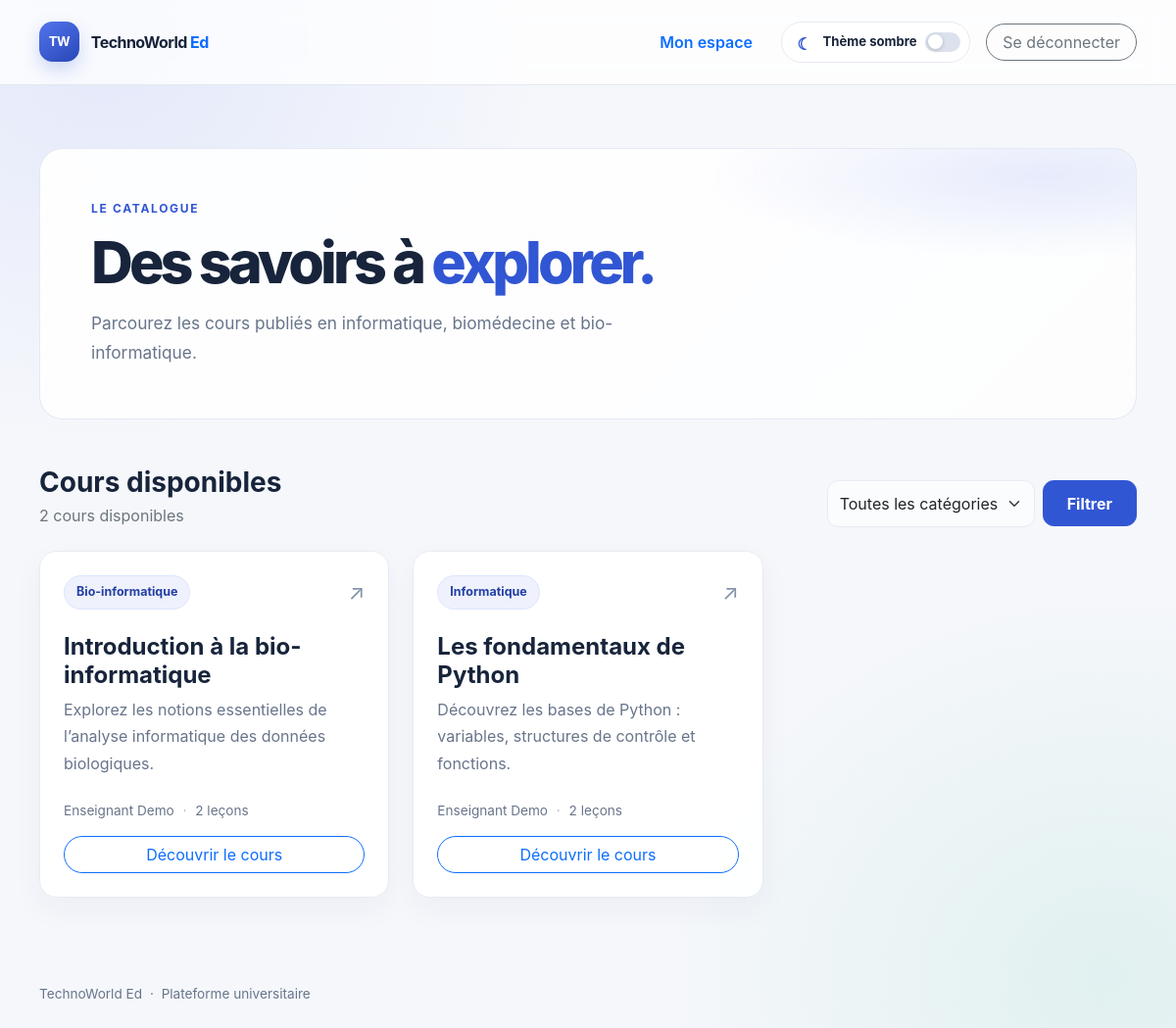
The page /pages/cours.php (signed in) on the database its author committed.
### tables this page shows
CREATE TABLE IF NOT EXISTS cours (
    id INT UNSIGNED NOT NULL AUTO_INCREMENT,
    titre VARCHAR(200) NOT NULL,
    description TEXT NOT NULL,
    statut ENUM('brouillon', 'en_attente', 'publie', 'refuse')
        NOT NULL DEFAULT 'en_attente',
    prix DECIMAL(10,2) UNSIGNED NOT NULL DEFAULT 0.00,
    acces ENUM('gratuit', 'premium') NOT NULL DEFAULT 'gratuit',
    auteur_id INT UNSIGNED NOT NULL,
    categorie_id INT UNSIGNED NOT NULL,
    created_at TIMESTAMP NOT NULL DEFAULT CURRENT_TIMESTAMP,
    updated_at TIMESTAMP NOT NULL DEFAULT CURRENT_TIMESTAMP ON UPDATE CURRENT_TIMESTAMP,
    PRIMARY KEY (id),
    KEY idx_cours_statut_categorie (statut, categorie_id),
    KEY idx_cours_auteur (auteur_id),
    CONSTRAINT fk_cours_auteur
        FOREIGN KEY (auteur_id) REFERENCES utilisateur (id)
        ON UPDATE CASCADE ON DELETE CASCADE,
    CONSTRAINT fk_cours_categorie
        FOREIGN KEY (categorie_id) REFERENCES categorie (id)
        ON UPDATE CASCADE ON DELETE RESTRICT,
    CONSTRAINT chk_cours_prix_non_negatif CHECK (prix >= 0)
);

CREATE TABLE IF NOT EXISTS categorie (
    id INT UNSIGNED NOT NULL AUTO_INCREMENT,
    nom VARCHAR(100) NOT NULL,
    created_at TIMESTAMP NOT NULL DEFAULT CURRENT_TIMESTAMP,
    updated_at TIMESTAMP NOT NULL DEFAULT CURRENT_TIMESTAMP ON UPDATE CURRENT_TIMESTAMP,
    PRIMARY KEY (id),
    UNIQUE KEY uq_categorie_nom (nom)
);

CREATE TABLE IF NOT EXISTS utilisateur (
    id INT UNSIGNED NOT NULL AUTO_INCREMENT,
    nom VARCHAR(100) NOT NULL,
    email VARCHAR(254) NOT NULL,
    mot_de_passe VARCHAR(255) NOT NULL,
    role ENUM('apprenant', 'enseignant', 'admin') NOT NULL DEFAULT 'apprenant',
    created_at TIMESTAMP NOT NULL DEFAULT CURRENT_TIMESTAMP,
    updated_at TIMESTAMP NOT NULL DEFAULT CURRENT_TIMESTAMP ON UPDATE CURRENT_TIMESTAMP,
    PRIMARY KEY (id),
    UNIQUE KEY uq_utilisateur_email (email),
    KEY idx_utilisateur_role (role)
);

### includes/bootstrap.php (called while the page is built, shortened)
<?php
function h(string $value): string
{
    return htmlspecialchars($value, ENT_QUOTES | ENT_SUBSTITUTE, 'UTF-8');
}
function app_url(string $path): string
{
    $scriptDirectory = str_replace('\\', '/', dirname($_SERVER['SCRIPT_NAME'] ?? '/'));
    $pagesPosition = strpos($scriptDirectory, '/pages/');
    if ($pagesPosition !== false) {
        $scriptDirectory = substr($scriptDirectory, 0, $pagesPosition);
    } elseif (substr($scriptDirectory, -6) === '/pages') {
        $scriptDirectory = substr($scriptDirectory, 0, -6);
    }
    $basePath = rtrim($scriptDirectory, '/');
    return $basePath . '/' . ltrim($path, '/');
}

### pages/cours.php (the view, shortened to what this page needs)
<?php
require __DIR__ . '/../includes/bootstrap.php';
$selectedCategoryId = null;
if ($selectedCategoryId === null) {
    $courseStatement = $pdo->prepare(
        'SELECT c.id, c.titre, c.description, cat.nom AS categorie,
                u.nom AS auteur, COUNT(l.id) AS nombre_lecons
         FROM cours AS c
         INNER JOIN categorie AS cat ON cat.id = c.categorie_id
         INNER JOIN utilisateur AS u ON u.id = c.auteur_id
         LEFT JOIN lecon AS l ON l.cours_id = c.id
         WHERE c.statut = :statut
         GROUP BY c.id, c.titre, c.description, cat.nom, u.nom
         ORDER BY c.created_at DESC, c.id DESC'
    );
    $courseStatement->execute(['statut' => 'publie']);
}
$courses = $courseStatement->fetchAll();
?>
<!doctype html>
<html lang="fr">
<head>
    <link href="https://cdn.jsdelivr.net/npm/bootstrap@5.3.3/dist/css/bootstrap.min.css" rel="stylesheet">
    <link href="<?= h(app_url('assets/css/app.css')) ?>" rel="stylesheet">
</head>
<body>
<header class="tw-topbar">
    <div class="tw-shell d-flex align-items-center justify-content-between gap-3">
        <a class="tw-brand" href="<?= h(app_url('index.php')) ?>">
            <span class="tw-brand-mark" aria-hidden="true">TW</span>
            <span>TechnoWorld <span class="text-primary">Ed</span></span>
        </a>
        <div class="d-flex align-items-center gap-3">
            <a class="btn btn-link text-decoration-none fw-semibold d-none d-sm-inline"
               href="<?= h(app_url('index.php')) ?>">Mon espace</a>
            <button class="tw-theme-toggle" type="button" data-theme-toggle
                    data-state="light" aria-pressed="false">
                <span class="tw-toggle-icon" aria-hidden="true">☾</span>
                <span class="tw-toggle-label">Thème sombre</span>
                <span class="tw-toggle-track" aria-hidden="true"><span class="tw-toggle-thumb"></span></span>
            </button>
            <form method="post" action="<?= h(app_url('pages/logout.php')) ?>">
                <button class="btn btn-outline-secondary rounded-pill px-3" type="submit">
                    Se déconnecter
                </button>
            </form>
        </div>
    </div>
</header>
<main class="tw-shell tw-main">
    <section class="tw-catalog-hero mb-4 mb-lg-5">
        <p class="tw-kicker mb-3">Le catalogue</p>
        <h1 class="tw-title">Des savoirs à <span class="tw-title-accent">explorer.</span></h1>
        <p class="tw-lead mt-3 mb-0">
            Parcourez les cours publiés en informatique, biomédecine et bio-informatique.
        </p>
    </section>
    <section aria-labelledby="catalogue-title">
        <div class="d-flex flex-column flex-md-row align-items-md-end justify-content-between gap-3 mb-4">
            <div>
                <h2 class="h3 fw-bold mb-1" id="catalogue-title">Cours disponibles</h2>
                <p class="text-secondary mb-0">
                    <?= count($courses) ?> cours<?= count($courses) === 1 ? '' : ' disponibles' ?>
                </p>
            </div>
            <form method="get" action="<?= h(app_url('pages/cours.php')) ?>"
                  class="d-flex align-items-center gap-2">
                <select class="form-select tw-form-control" id="categorie" name="categorie"
                        aria-label="Filtrer par catégorie">
                    <option value="">Toutes les catégories</option>
                </select>
                <button class="btn btn-tw-primary px-4" type="submit">Filtrer</button>
            </form>
        </div>
        <?php if ($courses === []): ?>
            <div class="tw-empty-state">
                <div class="tw-side-icon mx-auto mb-3" aria-hidden="true">⌕</div>
                <h3 class="h5 fw-bold">Aucun cours dans cette catégorie pour le moment</h3>
                <p class="text-secondary mb-3">Essayez une autre catégorie pour découvrir les cours publiés.</p>
                <?php if ($selectedCategoryId !== null): ?>
                    <a class="btn btn-outline-primary rounded-pill px-4"
                       href="<?= h(app_url('pages/cours.php')) ?>">Voir tous les cours</a>
                <?php endif; ?>
            </div>
        <?php else: ?>
            <div class="row g-4">
                <?php foreach ($courses as $course): ?>
                    <article class="col-md-6 col-xl-4">
                        <div class="tw-course-card h-100">
                            <div class="tw-course-card-top">
                                <span class="tw-category-pill"><?= h($course['categorie']) ?></span>
                                <span class="tw-course-symbol" aria-hidden="true">↗</span>
                            </div>
                            <h3 class="h4 fw-bold mt-4 mb-2"><?= h($course['titre']) ?></h3>
                            <p class="tw-course-description mb-4"><?= h($course['description']) ?></p>
                            <div class="tw-course-meta mt-auto">
                                <span><?= h($course['auteur']) ?></span>
                                <span class="tw-meta-separator" aria-hidden="true">·</span>
                                <span><?= (int) $course['nombre_lecons'] ?>
                                    leçon<?= (int) $course['nombre_lecons'] === 1 ? '' : 's' ?></span>
                            </div>
                            <a class="btn btn-outline-primary rounded-pill w-100 mt-3"
                               href="<?= h(app_url('pages/cours-detail.php?id=' . (int) $course['id'])) ?>">
                                Découvrir le cours
                            </a>
                        </div>
                    </article>
                <?php endforeach; ?>
            </div>
        <?php endif; ?>
    </section>
</main>
<footer class="tw-shell tw-footer py-4">
    TechnoWorld Ed <span class="mx-1">·</span> Plateforme universitaire
</footer>
</body>
</html>

### rows shown on the page
cours: categorie.nom "Bio-informatique", titre "Introduction à la bio-informatique", description "Explorez les notions essentielles de l’analyse informatique des données biologiques.", auteur.nom "Enseignant Demo", nombre_lecons "2"
cours: categorie.nom "Informatique", titre "Les fondamentaux de Python", description "Découvrez les bases de Python : variables, structures de contrôle et fonctions.", auteur.nom "Enseignant Demo", nombre_lecons "2"

### other values the page prints
count($courses) "2"
